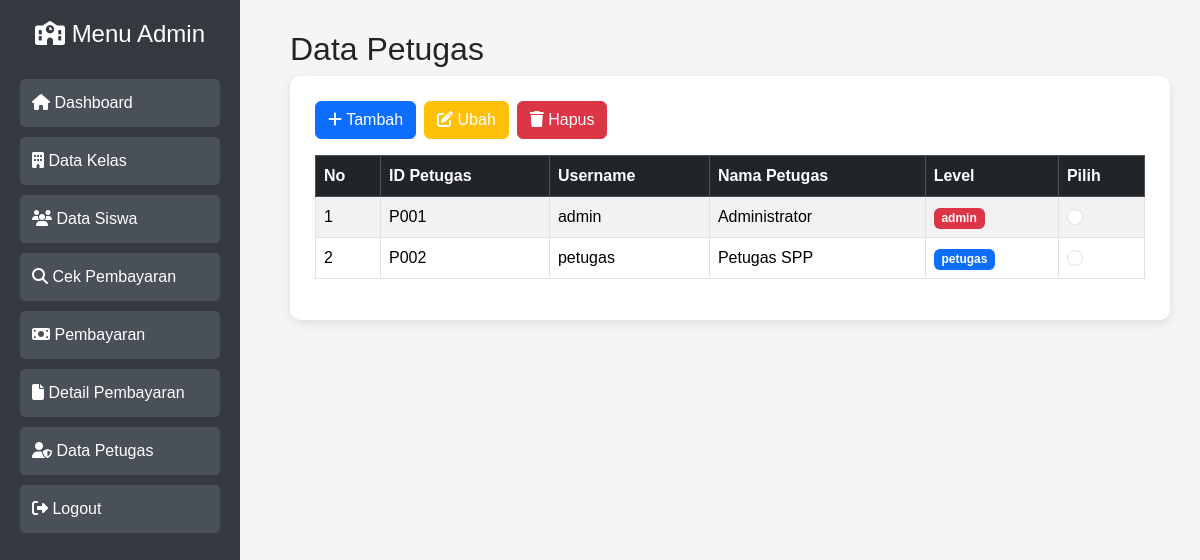
Page /petugas/index.php (signed in) on the committed database.
### tables this page shows
CREATE TABLE `tb_petugas` (
  `id_petugas` varchar(11) NOT NULL,
  `username` varchar(25) DEFAULT NULL,
  `password` varchar(32) DEFAULT NULL,
  `nama_petugas` varchar(35) DEFAULT NULL,
  `level` enum('admin','petugas','siswa') DEFAULT NULL
);

### petugas/index.php (the view, shortened to what this page needs)
<?php
include_once __DIR__ . "/../config/koneksi.php";
$data = mysqli_query($koneksi, "SELECT * FROM tb_petugas");
?>
<?php
cekAdmin(); include "../template/header.php"; ?>
<?php
cekAdmin(); include "../template/sidebar.php"; ?>
<div class="content">
<h2>Data Petugas</h2>
<div class="box">
<div class="mb-3 d-flex gap-2">
    <a href="tambah.php" class="btn btn-primary">
        <i class="fa fa-plus"></i>
        Tambah
    </a>
    <a href="#" class="btn btn-warning text-white"
       onclick="return cekPilih('ubah')">
        <i class="fa fa-edit"></i>
        Ubah
    </a>
    <a href="#" class="btn btn-danger"
       onclick="return cekPilih('hapus')">
        <i class="fa fa-trash"></i>
        Hapus
    </a>
</div>
<div class="table-responsive">
<table class="table table-striped table-bordered">
<thead class="table-dark">
<tr>
    <th>No</th>
    <th>ID Petugas</th>
    <th>Username</th>
    <th>Nama Petugas</th>
    <th>Level</th>
    <th>Pilih</th>
</tr>
</thead>
<tbody>
<?php
$no = 1;
while($pt = mysqli_fetch_assoc($data)){
?>
<tr>
    <td><?= $no++ ?></td>
    <td><?= $pt['id_petugas'] ?></td>
    <td><?= $pt['username'] ?></td>
    <td><?= $pt['nama_petugas'] ?></td>
    <td>
        <?php
cekAdmin(); if($pt['level'] == 'admin'): ?>
        <span class="badge bg-danger"><?= $pt['level'] ?></span>
        <?php
cekAdmin(); elseif($pt['level'] == 'petugas'): ?>
        <span class="badge bg-primary"><?= $pt['level'] ?></span>
        <?php
cekAdmin(); else: ?>
        <span class="badge bg-secondary"><?= $pt['level'] ?></span>
        <?php
include_once __DIR__ . '/../config/auth.php';
cekAdmin(); endif; ?>
    </td>
    <td>
        <input type="radio" name="pilih_petugas"
               class="form-check-input pilih-radio"
               value="<?= $pt['id_petugas'] ?>">
    </td>
</tr>
<?php
cekAdmin(); } ?>
</tbody>
</table>
</div>
</div>
</div>
</body>
</html>

### assets/css/style.css (style rules this page uses)
body { font-family: Arial; background:#f5f5f5; }
.content { margin-left:250px; padding:20px; }
.content { margin-left:260px; padding:30px; }
.box { background:white; padding:25px; border-radius:10px; box-shadow:0 3px 10px #ddd; }

### rows in the picture
tb_petugas: id_petugas "P001", username "admin", nama_petugas "Administrator", level "admin"
tb_petugas: id_petugas "P002", username "petugas", nama_petugas "Petugas SPP", level "petugas"
